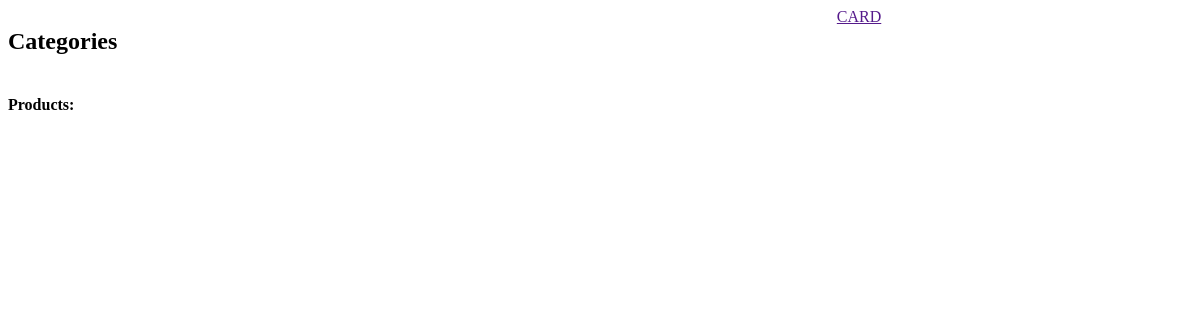
The app's page /, older data.
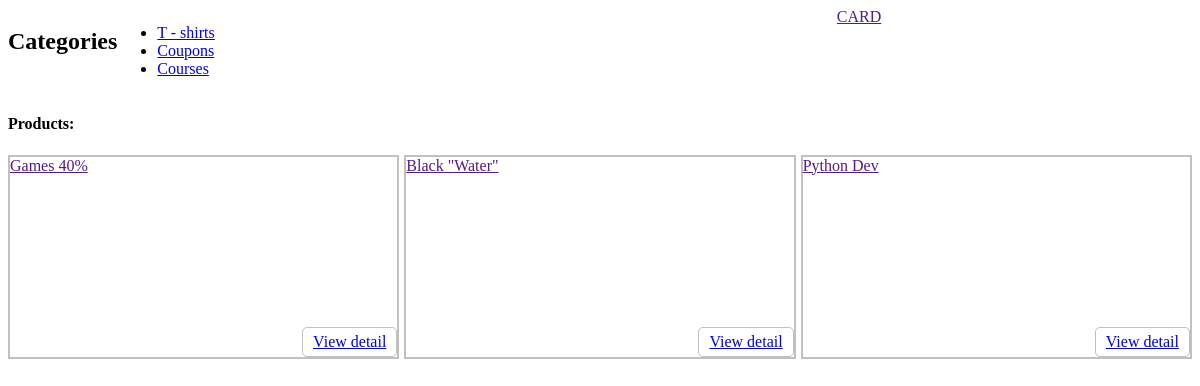
The same page, newer data.
### shop/models.py (models this page shows, shortened)
class Category(models.Model):
    title = models.CharField(verbose_name="Title", max_length=50)

class Product(models.Model):
    title = models.CharField(verbose_name="Title", max_length=50)
    description = models.TextField(verbose_name="Description", max_length=250)
    price = models.DecimalField(verbose_name="price", decimal_places=2, max_digits=10)
    category = models.ForeignKey('Category', blank=True, null=True, on_delete=models.CASCADE)

### shop/views.py (the view)
# urls.py: path('', home, name='home'),
def home(request):
    categories = get_all_categories()
    products = get_products_list()
    context = {"categories": categories, 'products': products}
    return render(request, 'shop/home.html', context)

### shop/views.py (called while the page is built)
def get_all_categories():
    return Category.objects.all()

def get_products_list(key=None):
    if key:
        return Product.objects.filter(category=key)
    return Product.objects.all()

### templates/shop/home.html (shortened to what this page needs)
{% load static %}
<!doctype html>
<html lang="en">
<head>
    <link rel="stylesheet" type="text/css" href="{% static 'css/global.css' %}">
</head>
<body>
<div class="header">
    <div class="categories">
        <h2>Categories</h2>
        <ul>
            {% for category in categories %}
                <li>
                    <a href="{% url 'product_list_by_category' category_pk=category.pk %}">{{ category.title }}</a>
                </li>
            {% endfor %}
        </ul>
    </div>
    <div class="card">
         <a href="">CARD</a>
    </div>
</div>
<h4>Products:</h4>
<div class="products_container">
    {% for product in products %}
        <div class="product_card">
            <a href="">{{ product.title }}</a>
            <div class="product_card-controls">
                <a href="{% url 'product_detail' product_pk=product.pk %}" class="btn">View detail</a>
            </div>
        </div>
    {% endfor %}
</div>
</body>
</html>

### static/css/global.css (style rules this page uses)
.btn { padding: 5px 10px; border: 1px solid silver; border-radius: 5px; }
.products_container { display: flex; gap: 5px; }
.products_container .product_card { display: flex; flex-direction: column; justify-content: space-between; width: 400px; height: 200px; border: 2px solid silver; }
.product_card-controls { display: flex; justify-content: end; }
.header { width: 100%; display: flex; justify-content: space-between; }
.header .categories { width: 70%; display: flex; }
.header .card { width: 30%; display: flex; }

Row changes from the older to the newer data that the page shows:
added Category: title "T - shirts"
added Category: title "Сoupons"
added Category: title "Courses"
added Product: title "Games 40%"
added Product: title "Black \"Water\""
added Product: title "Python Dev"
